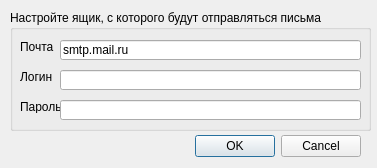
<?xml version="1.0" encoding="UTF-8"?>
<ui version="4.0">
 <class>Settings_Dialog</class>
 <widget class="QDialog" name="Settings_Dialog">
  <property name="windowModality">
   <enum>Qt::ApplicationModal</enum>
  </property>
  <property name="geometry">
   <rect>
    <x>0</x>
    <y>0</y>
    <width>377</width>
    <height>168</height>
   </rect>
  </property>
  <property name="windowTitle">
   <string>Настройка почтового ящика</string>
  </property>
  <widget class="QDialogButtonBox" name="buttonBox">
   <property name="geometry">
    <rect>
     <x>20</x>
     <y>130</y>
     <width>341</width>
     <height>32</height>
    </rect>
   </property>
   <property name="orientation">
    <enum>Qt::Horizontal</enum>
   </property>
   <property name="standardButtons">
    <set>QDialogButtonBox::Cancel|QDialogButtonBox::Ok</set>
   </property>
  </widget>
  <widget class="QGroupBox" name="groupBox">
   <property name="geometry">
    <rect>
     <x>10</x>
     <y>10</y>
     <width>361</width>
     <height>121</height>
    </rect>
   </property>
   <property name="title">
    <string>Настройте ящик, с которого будут отправляться письма</string>
   </property>
   <widget class="QLabel" name="label">
    <property name="geometry">
     <rect>
      <x>10</x>
      <y>30</y>
      <width>47</width>
      <height>13</height>
     </rect>
    </property>
    <property name="text">
     <string>Почта</string>
    </property>
   </widget>
   <widget class="QLabel" name="label_2">
    <property name="geometry">
     <rect>
      <x>10</x>
      <y>60</y>
      <width>47</width>
      <height>13</height>
     </rect>
    </property>
    <property name="text">
     <string>Логин</string>
    </property>
   </widget>
   <widget class="QLabel" name="label_3">
    <property name="geometry">
     <rect>
      <x>10</x>
      <y>90</y>
      <width>47</width>
      <height>13</height>
     </rect>
    </property>
    <property name="text">
     <string>Пароль</string>
    </property>
   </widget>
   <widget class="QLineEdit" name="lineEdit">
    <property name="geometry">
     <rect>
      <x>50</x>
      <y>30</y>
      <width>301</width>
      <height>20</height>
     </rect>
    </property>
    <property name="text">
     <string>smtp.mail.ru</string>
    </property>
   </widget>
   <widget class="QLineEdit" name="lineEdit_2">
    <property name="geometry">
     <rect>
      <x>50</x>
      <y>60</y>
      <width>301</width>
      <height>20</height>
     </rect>
    </property>
   </widget>
   <widget class="QLineEdit" name="lineEdit_3">
    <property name="geometry">
     <rect>
      <x>50</x>
      <y>90</y>
      <width>301</width>
      <height>20</height>
     </rect>
    </property>
    <property name="echoMode">
     <enum>QLineEdit::Password</enum>
    </property>
   </widget>
  </widget>
 </widget>
 <resources/>
 <connections>
  <connection>
   <sender>buttonBox</sender>
   <signal>accepted()</signal>
   <receiver>Settings_Dialog</receiver>
   <slot>accept()</slot>
   <hints>
    <hint type="sourcelabel">
     <x>248</x>
     <y>254</y>
    </hint>
    <hint type="destinationlabel">
     <x>157</x>
     <y>274</y>
    </hint>
   </hints>
  </connection>
  <connection>
   <sender>buttonBox</sender>
   <signal>rejected()</signal>
   <receiver>Settings_Dialog</receiver>
   <slot>reject()</slot>
   <hints>
    <hint type="sourcelabel">
     <x>316</x>
     <y>260</y>
    </hint>
    <hint type="destinationlabel">
     <x>286</x>
     <y>274</y>
    </hint>
   </hints>
  </connection>
 </connections>
</ui>
